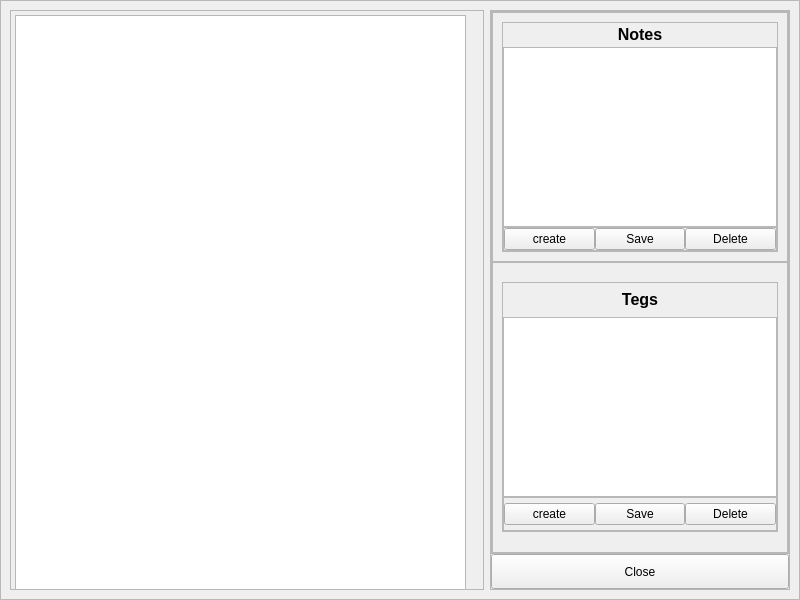
<?xml version="1.0" encoding="UTF-8"?>
<ui version="4.0">
 <class>MainWindow</class>
 <widget class="QMainWindow" name="MainWindow">
  <property name="geometry">
   <rect>
    <x>0</x>
    <y>0</y>
    <width>800</width>
    <height>600</height>
   </rect>
  </property>
  <property name="minimumSize">
   <size>
    <width>800</width>
    <height>600</height>
   </size>
  </property>
  <property name="maximumSize">
   <size>
    <width>800</width>
    <height>600</height>
   </size>
  </property>
  <property name="windowTitle">
   <string>MainWindow</string>
  </property>
  <widget class="QWidget" name="centralwidget">
   <widget class="QFrame" name="frame">
    <property name="geometry">
     <rect>
      <x>0</x>
      <y>0</y>
      <width>800</width>
      <height>600</height>
     </rect>
    </property>
    <property name="minimumSize">
     <size>
      <width>800</width>
      <height>600</height>
     </size>
    </property>
    <property name="maximumSize">
     <size>
      <width>800</width>
      <height>600</height>
     </size>
    </property>
    <property name="frameShape">
     <enum>QFrame::StyledPanel</enum>
    </property>
    <property name="frameShadow">
     <enum>QFrame::Raised</enum>
    </property>
    <layout class="QHBoxLayout" name="horizontalLayout">
     <item>
      <widget class="QFrame" name="text_edit_frame">
       <property name="frameShape">
        <enum>QFrame::StyledPanel</enum>
       </property>
       <property name="frameShadow">
        <enum>QFrame::Raised</enum>
       </property>
       <widget class="QTextEdit" name="notice_text_edit">
        <property name="geometry">
         <rect>
          <x>5</x>
          <y>5</y>
          <width>451</width>
          <height>575</height>
         </rect>
        </property>
       </widget>
      </widget>
     </item>
     <item>
      <widget class="QFrame" name="edit_frame">
       <property name="maximumSize">
        <size>
         <width>300</width>
         <height>16777215</height>
        </size>
       </property>
       <property name="frameShape">
        <enum>QFrame::StyledPanel</enum>
       </property>
       <property name="frameShadow">
        <enum>QFrame::Raised</enum>
       </property>
       <layout class="QVBoxLayout" name="verticalLayout">
        <property name="spacing">
         <number>0</number>
        </property>
        <property name="leftMargin">
         <number>0</number>
        </property>
        <property name="topMargin">
         <number>0</number>
        </property>
        <property name="rightMargin">
         <number>0</number>
        </property>
        <property name="bottomMargin">
         <number>0</number>
        </property>
        <item>
         <widget class="QFrame" name="frame_3">
          <property name="frameShape">
           <enum>QFrame::StyledPanel</enum>
          </property>
          <property name="frameShadow">
           <enum>QFrame::Raised</enum>
          </property>
          <layout class="QVBoxLayout" name="verticalLayout_2">
           <property name="spacing">
            <number>0</number>
           </property>
           <property name="leftMargin">
            <number>0</number>
           </property>
           <property name="topMargin">
            <number>0</number>
           </property>
           <property name="rightMargin">
            <number>0</number>
           </property>
           <property name="bottomMargin">
            <number>0</number>
           </property>
           <item>
            <widget class="QFrame" name="notice_frame">
             <property name="maximumSize">
              <size>
               <width>300</width>
               <height>250</height>
              </size>
             </property>
             <property name="frameShape">
              <enum>QFrame::StyledPanel</enum>
             </property>
             <property name="frameShadow">
              <enum>QFrame::Raised</enum>
             </property>
             <layout class="QVBoxLayout" name="verticalLayout_4">
              <item>
               <widget class="QFrame" name="frame_2">
                <property name="maximumSize">
                 <size>
                  <width>16777215</width>
                  <height>250</height>
                 </size>
                </property>
                <property name="frameShape">
                 <enum>QFrame::StyledPanel</enum>
                </property>
                <property name="frameShadow">
                 <enum>QFrame::Raised</enum>
                </property>
                <layout class="QVBoxLayout" name="verticalLayout_3">
                 <property name="spacing">
                  <number>0</number>
                 </property>
                 <property name="sizeConstraint">
                  <enum>QLayout::SetDefaultConstraint</enum>
                 </property>
                 <property name="leftMargin">
                  <number>0</number>
                 </property>
                 <property name="topMargin">
                  <number>0</number>
                 </property>
                 <property name="rightMargin">
                  <number>0</number>
                 </property>
                 <property name="bottomMargin">
                  <number>0</number>
                 </property>
                 <item>
                  <widget class="QLabel" name="label_2">
                   <property name="font">
                    <font>
                     <pointsize>12</pointsize>
                     <weight>75</weight>
                     <bold>true</bold>
                     <stylestrategy>PreferAntialias</stylestrategy>
                     <kerning>true</kerning>
                    </font>
                   </property>
                   <property name="text">
                    <string>&lt;html&gt;&lt;head/&gt;&lt;body&gt;&lt;p align=&quot;center&quot;&gt;Notes&lt;/p&gt;&lt;/body&gt;&lt;/html&gt;</string>
                   </property>
                  </widget>
                 </item>
                 <item>
                  <widget class="QListWidget" name="file_list_view">
                   <property name="maximumSize">
                    <size>
                     <width>16777215</width>
                     <height>180</height>
                    </size>
                   </property>
                  </widget>
                 </item>
                 <item>
                  <widget class="QFrame" name="frame_4">
                   <property name="maximumSize">
                    <size>
                     <width>16777215</width>
                     <height>40</height>
                    </size>
                   </property>
                   <property name="frameShape">
                    <enum>QFrame::StyledPanel</enum>
                   </property>
                   <property name="frameShadow">
                    <enum>QFrame::Raised</enum>
                   </property>
                   <layout class="QHBoxLayout" name="horizontalLayout_2">
                    <property name="spacing">
                     <number>0</number>
                    </property>
                    <property name="leftMargin">
                     <number>0</number>
                    </property>
                    <property name="topMargin">
                     <number>0</number>
                    </property>
                    <property name="rightMargin">
                     <number>0</number>
                    </property>
                    <property name="bottomMargin">
                     <number>0</number>
                    </property>
                    <item>
                     <widget class="QPushButton" name="create_note_btn">
                      <property name="text">
                       <string>create</string>
                      </property>
                     </widget>
                    </item>
                    <item>
                     <widget class="QPushButton" name="save_note_btn">
                      <property name="text">
                       <string>Save</string>
                      </property>
                     </widget>
                    </item>
                    <item>
                     <widget class="QPushButton" name="delete_note_btn">
                      <property name="text">
                       <string>Delete</string>
                      </property>
                     </widget>
                    </item>
                   </layout>
                  </widget>
                 </item>
                </layout>
               </widget>
              </item>
             </layout>
            </widget>
           </item>
           <item>
            <widget class="QFrame" name="teg_frame">
             <property name="frameShape">
              <enum>QFrame::StyledPanel</enum>
             </property>
             <property name="frameShadow">
              <enum>QFrame::Raised</enum>
             </property>
             <layout class="QVBoxLayout" name="verticalLayout_6">
              <item>
               <widget class="QFrame" name="frame_5">
                <property name="maximumSize">
                 <size>
                  <width>16777215</width>
                  <height>250</height>
                 </size>
                </property>
                <property name="frameShape">
                 <enum>QFrame::StyledPanel</enum>
                </property>
                <property name="frameShadow">
                 <enum>QFrame::Raised</enum>
                </property>
                <layout class="QVBoxLayout" name="verticalLayout_5">
                 <property name="spacing">
                  <number>0</number>
                 </property>
                 <property name="sizeConstraint">
                  <enum>QLayout::SetDefaultConstraint</enum>
                 </property>
                 <property name="leftMargin">
                  <number>0</number>
                 </property>
                 <property name="topMargin">
                  <number>0</number>
                 </property>
                 <property name="rightMargin">
                  <number>0</number>
                 </property>
                 <property name="bottomMargin">
                  <number>0</number>
                 </property>
                 <item>
                  <widget class="QLabel" name="label">
                   <property name="font">
                    <font>
                     <pointsize>12</pointsize>
                     <weight>75</weight>
                     <bold>true</bold>
                     <stylestrategy>PreferAntialias</stylestrategy>
                     <kerning>true</kerning>
                    </font>
                   </property>
                   <property name="text">
                    <string>&lt;html&gt;&lt;head/&gt;&lt;body&gt;&lt;p align=&quot;center&quot;&gt;Tegs&lt;/p&gt;&lt;/body&gt;&lt;/html&gt;</string>
                   </property>
                  </widget>
                 </item>
                 <item>
                  <widget class="QListWidget" name="teg_list_view">
                   <property name="maximumSize">
                    <size>
                     <width>16777215</width>
                     <height>180</height>
                    </size>
                   </property>
                  </widget>
                 </item>
                 <item>
                  <widget class="QFrame" name="teg_actions_frame">
                   <property name="maximumSize">
                    <size>
                     <width>16777215</width>
                     <height>40</height>
                    </size>
                   </property>
                   <property name="frameShape">
                    <enum>QFrame::StyledPanel</enum>
                   </property>
                   <property name="frameShadow">
                    <enum>QFrame::Raised</enum>
                   </property>
                   <layout class="QHBoxLayout" name="horizontalLayout_3">
                    <property name="spacing">
                     <number>0</number>
                    </property>
                    <property name="leftMargin">
                     <number>0</number>
                    </property>
                    <property name="topMargin">
                     <number>0</number>
                    </property>
                    <property name="rightMargin">
                     <number>0</number>
                    </property>
                    <property name="bottomMargin">
                     <number>0</number>
                    </property>
                    <item>
                     <widget class="QPushButton" name="create_teg_btn">
                      <property name="text">
                       <string>create</string>
                      </property>
                     </widget>
                    </item>
                    <item>
                     <widget class="QPushButton" name="save_teg_btn">
                      <property name="text">
                       <string>Save</string>
                      </property>
                     </widget>
                    </item>
                    <item>
                     <widget class="QPushButton" name="delete_teg_btn">
                      <property name="text">
                       <string>Delete</string>
                      </property>
                     </widget>
                    </item>
                   </layout>
                  </widget>
                 </item>
                </layout>
               </widget>
              </item>
             </layout>
            </widget>
           </item>
          </layout>
         </widget>
        </item>
        <item>
         <widget class="QPushButton" name="exit_btn">
          <property name="minimumSize">
           <size>
            <width>200</width>
            <height>35</height>
           </size>
          </property>
          <property name="maximumSize">
           <size>
            <width>300</width>
            <height>300</height>
           </size>
          </property>
          <property name="text">
           <string>Close</string>
          </property>
         </widget>
        </item>
       </layout>
      </widget>
     </item>
    </layout>
   </widget>
  </widget>
 </widget>
 <resources/>
 <connections/>
</ui>
